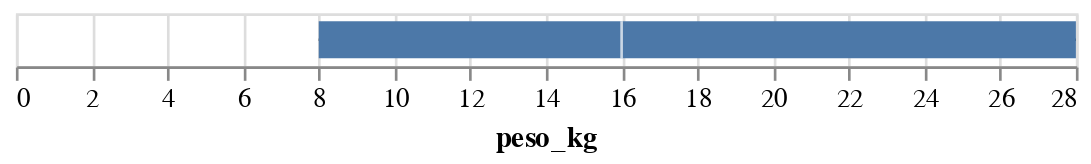

This figure's notebook cell:
### Markdown cell above
### peso_kg

### Code cell
alt.Chart(new_dogs_data[(new_dogs_data['peso_kg'] != 'no data') & (new_dogs_data['peso_kg'] != 'NA (3 classes)')]).mark_boxplot(extent='min-max').encode(
    x='peso_kg:Q'
)
